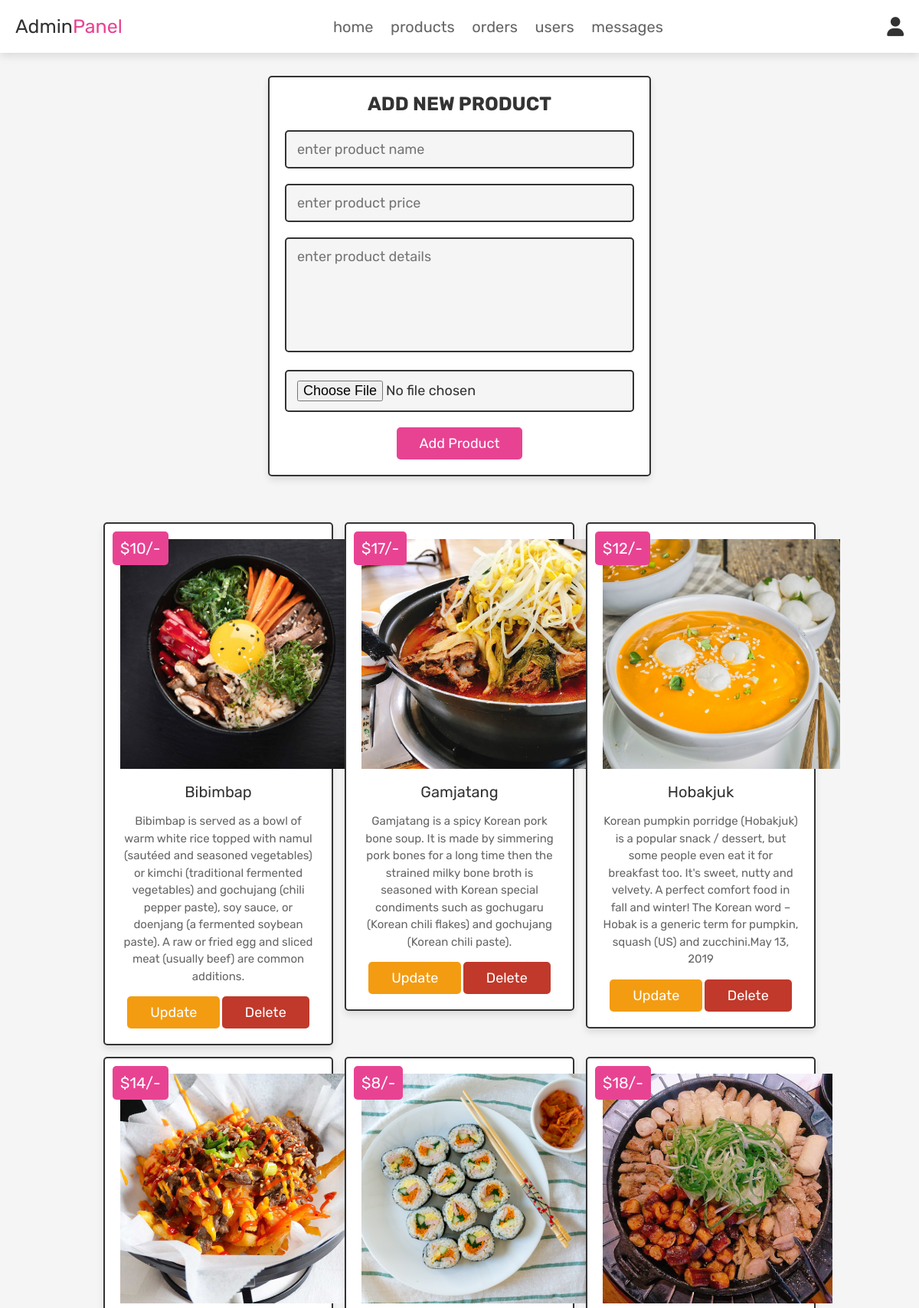
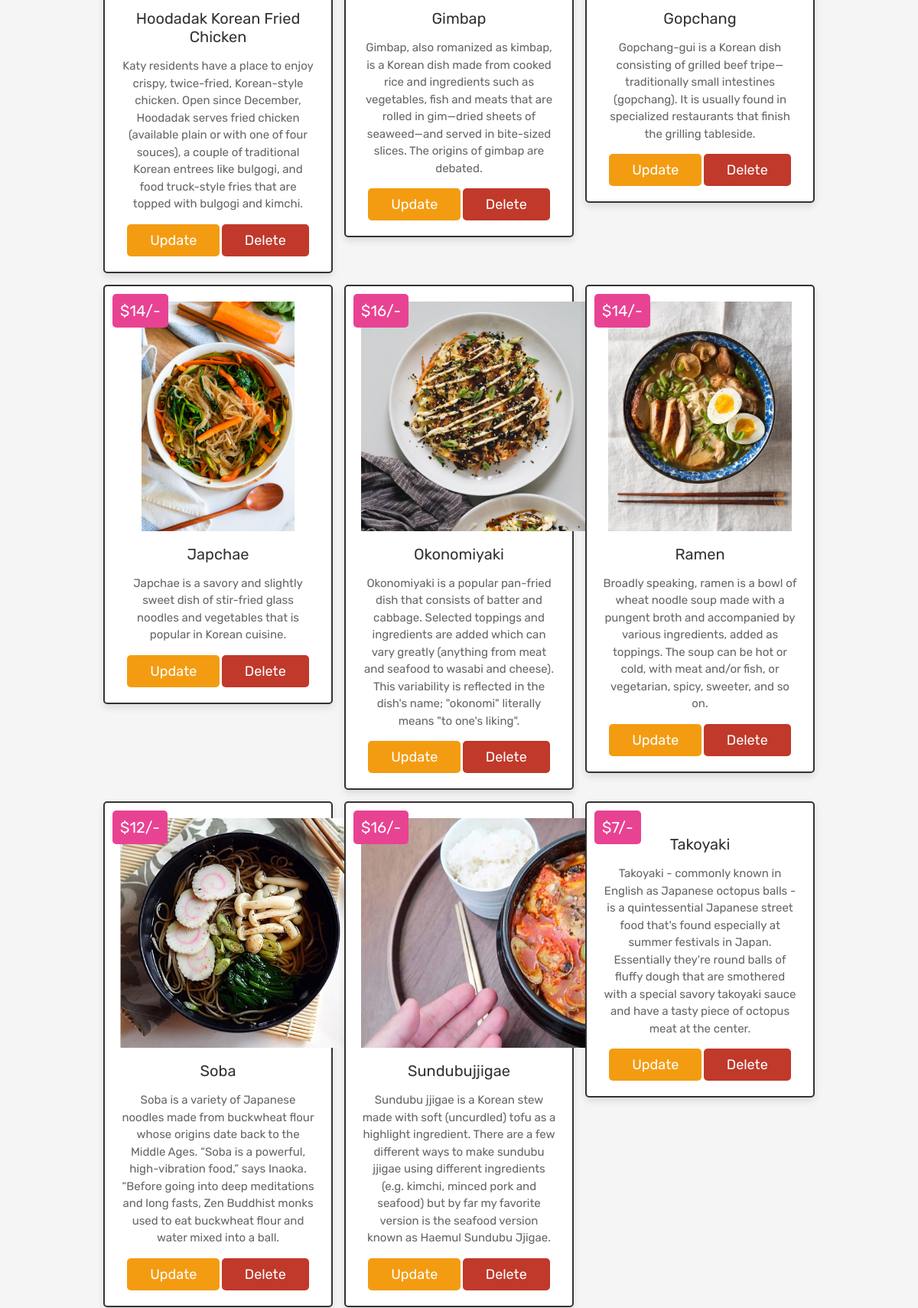
The page /admin_products.php (signed in, upper part) on the database its author committed (2 pictures, top to bottom).
### tables this page shows
CREATE TABLE `products` (
  `id` int(100) NOT NULL,
  `name` varchar(100) NOT NULL,
  `details` varchar(500) NOT NULL,
  `price` int(100) NOT NULL,
  `image` varchar(100) NOT NULL
);

### admin_products.php (the view, shortened to what this page needs)
<?php
@include 'config.php';
?>
<!DOCTYPE html>
<html lang="en">
<head>
   <link rel="stylesheet" href="https://cdnjs.cloudflare.com/ajax/libs/font-awesome/6.0.0/css/all.min.css">
   <link rel="stylesheet" href="css/admin_style.css">
</head>
<body>
<?php @include 'admin_header.php'; ?>
<section class="add-products">
   <form action="" method="POST" enctype="multipart/form-data">
      <h3>add new product</h3>
      <input type="text" class="box" required placeholder="enter product name" name="name">
      <input type="number" min="0" class="box" required placeholder="enter product price" name="price">
      <textarea name="details" class="box" required placeholder="enter product details" cols="30" rows="10"></textarea>
      <input type="file" accept="image/jpg, image/jpeg, image/png" required class="box" name="image">
      <input type="submit" value="add product" name="add_product" class="btn">
   </form>
</section>
<section class="show-products">
   <div class="box-container">
      <?php
         $select_products = mysqli_query($conn, "SELECT * FROM `products`") or die('query failed');
         if(mysqli_num_rows($select_products) > 0){
            while($fetch_products = mysqli_fetch_assoc($select_products)){
      ?>
      <div class="box">
         <div class="price">$<?php echo $fetch_products['price']; ?>/-</div>
         <img class="image" src="uploaded_img/<?php echo $fetch_products['image']; ?>" alt="">
         <div class="name"><?php echo $fetch_products['name']; ?></div>
         <div class="details"><?php echo $fetch_products['details']; ?></div>
         <a href="admin_update_product.php?update=<?php echo $fetch_products['id']; ?>" class="option-btn">update</a>
         <a href="admin_products.php?delete=<?php echo $fetch_products['id']; ?>" class="delete-btn" onclick="return confirm('delete this product?');">delete</a>
      </div>
      <?php
         }
      }else{
         echo '<p class="empty">no products added yet!</p>';
      }
      ?>
   </div>
</section>
</body>
</html>

### css/admin_style.css (style rules this page uses)
:root { --pink:#e84393; --red:#c0392b; --orange:#f39c12; --black:#333; --white:#fff; --light-color:#666; --light-white:#ccc; --light-bg:#f5f5f5; --border:.2rem solid var(--black); --box-shadow:0 .5rem 1rem rgba(0,0,0,.1); }
* { font-family: 'Rubik', sans-serif; margin:0; padding:0; box-sizing: border-box; outline: none; border:none; text-decoration: none; transition:all .2s linear; }
html { font-size: 62.5%; overflow-x: hidden; scroll-behavior: smooth; scroll-padding-top: 6.5rem; }
body { background: var(--light-bg); }
section { padding:3rem 2rem; }
.btn, .delete-btn, .option-btn { display: inline-block; border-radius: .5rem; margin-top: 1rem; font-size: 1.8rem; color:var(--white); cursor: pointer; padding:1rem 3rem; text-transform: capitalize; }
.btn { background-color: var(--pink); }
.delete-btn { background-color: var(--red); }
.option-btn { background-color: var(--orange); }
.add-products form { max-width: 50rem; border-radius: .5rem; background-color: var(--white); border:var(--border); padding:2rem; text-align: center; margin:0 auto; box-shadow: var(--box-shadow); }
.add-products form h3 { font-size: 2.5rem; text-transform: uppercase; color:var(--black); margin-bottom: 1rem; }
.add-products form .box { width: 100%; margin:1rem 0; font-size: 1.8rem; color:var(--black); border-radius: .5rem; background-color: var(--light-bg); padding:1.2rem 1.4rem; border:var(--border); }
.add-products form textarea { height: 15rem; resize: none; }
.show-products .box-container { display: grid; grid-template-columns: repeat(auto-fit, 30rem); gap:1.5rem; align-items: flex-start; max-width: 1200px; margin: 0 auto; justify-content: center; }
.show-products .box-container .box { text-align: center; padding:2rem; border:var(--border); background-color: var(--white); box-shadow: var(--box-shadow); border-radius: .5rem; position: relative; }
.show-products .box-container .box .image { height: 30rem; margin-bottom: .5rem; }
.show-products .box-container .box .price { background-color: var(--pink); position: absolute; top:1rem; left:1rem; border-radius: .5rem; color:var(--white); padding:1rem; font-size: 2rem; }
.show-products .box-container .box .name { margin:1rem 0; font-size: 2rem; color:var(--black); }
.show-products .box-container .box .details { line-height: 1.5; color:var(--light-color); font-size: 1.5rem; padding:.5rem 0; }

### rows shown on the page
products: price "10", image (picture), name "Bibimbap", details "Bibimbap is served as a bowl of warm white rice topped with namul (sautéed and seasoned vegetables) or kimchi (traditional fermented vegetables) and gochujang (chili pepper paste), soy sauce, or doenjang (a fermented soybean paste). A raw or fried egg and sliced meat (usually beef) are common additions."
products: price "17", image (picture), name "Gamjatang", details "Gamjatang is a spicy Korean pork bone soup. It is made by simmering pork bones for a long time then the strained milky bone broth is seasoned with Korean special condiments such as gochugaru (Korean chili flakes) and gochujang (Korean chili paste)."
products: price "12", image (picture), name "Hobakjuk", details "Korean pumpkin porridge (Hobakjuk) is a popular snack / dessert, but some people even eat it for breakfast too. It's sweet, nutty and velvety. A perfect comfort food in fall and winter! The Korean word – Hobak is a generic term for pumpkin, squash (US) and zucchini.May 13, 2019"
products: price "14", image (picture), name "Hoodadak Korean Fried Chicken", details "Katy residents have a place to enjoy crispy, twice-fried, Korean-style chicken. Open since December, Hoodadak serves fried chicken (available plain or with one of four souces), a couple of traditional Korean entrees like bulgogi, and food truck-style fries that are topped with bulgogi and kimchi."
products: price "8", image (picture), name "Gimbap", details "Gimbap, also romanized as kimbap, is a Korean dish made from cooked rice and ingredients such as vegetables, fish and meats that are rolled in gim—dried sheets of seaweed—and served in bite-sized slices. The origins of gimbap are debated."
products: price "18", image (picture), name "Gopchang", details "Gopchang-gui is a Korean dish consisting of grilled beef tripe—traditionally small intestines (gopchang). It is usually found in specialized restaurants that finish the grilling tableside."
products: price "14", image (picture), name "Japchae", details "Japchae is a savory and slightly sweet dish of stir-fried glass noodles and vegetables that is popular in Korean cuisine."
products: price "16", image (picture), name "Okonomiyaki", details "Okonomiyaki is a popular pan-fried dish that consists of batter and cabbage. Selected toppings and ingredients are added which can vary greatly (anything from meat and seafood to wasabi and cheese). This variability is reflected in the dish's name; \"okonomi\" literally means \"to one's liking\"."
products: price "14", image (picture), name "Ramen", details "Broadly speaking, ramen is a bowl of wheat noodle soup made with a pungent broth and accompanied by various ingredients, added as toppings. The soup can be hot or cold, with meat and/or fish, or vegetarian, spicy, sweeter, and so on."
products: price "12", image (picture), name "Soba", details "Soba is a variety of Japanese noodles made from buckwheat flour whose origins date back to the Middle Ages. “Soba is a powerful, high-vibration food,” says Inaoka. “Before going into deep meditations and long fasts, Zen Buddhist monks used to eat buckwheat flour and water mixed into a ball."
products: price "16", image (picture), name "Sundubujjigae", details "Sundubu jjigae is a Korean stew made with soft (uncurdled) tofu as a highlight ingredient. There are a few different ways to make sundubu jjigae using different ingredients (e.g. kimchi, minced pork and seafood) but by far my favorite version is the seafood version known as Haemul Sundubu Jjigae."
products: price "7", name "Takoyaki", details "Takoyaki - commonly known in English as Japanese octopus balls - is a quintessential Japanese street food that's found especially at summer festivals in Japan. Essentially they're round balls of fluffy dough that are smothered with a special savory takoyaki sauce and have a tasty piece of octopus meat at the center."
